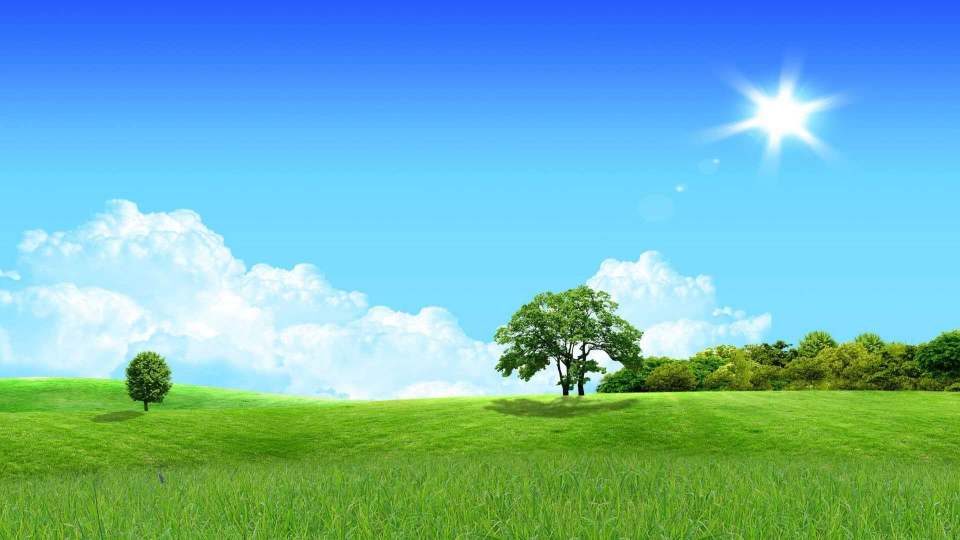
#> input picture Images/Inputs/Landscape_1.jpg, 1920 x 1080 px, found by its file name (shown at 1/2 size)
$ python Pixelation.py
#> lines starting #> are read from the running program, lines starting #| are printed output that depends on the picture
import numpy as np
import matplotlib
from PIL import Image, ImageFilter

# Base and iterated image can be converted into arguments.
# Scaling and opacity constants can be changed as well.

scaling_constant = 40
opacity_constant = 0.8

base = Image.open("Images/Inputs/Landscape_1.jpg")
#> base is the input picture: PIL image 1920x1080 RGB; mean R, G, B 112.7, 181, 183.9
base.show()
iterated_image = Image.open("Images/Inputs/Rustom2.jpg")
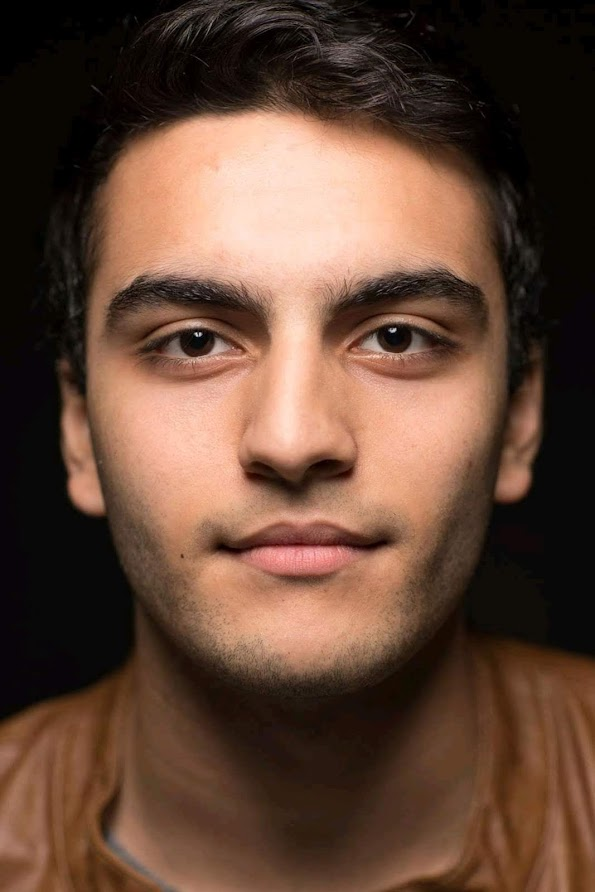
#> input picture Images/Inputs/Rustom2.jpg, 595 x 892 px, found by its file name
#> iterated_image is the input picture: PIL image 595x892 RGB; mean R, G, B 99.5, 70.8, 55.3

small_x, small_y = (iterated_image.size[0] // scaling_constant, iterated_image.size[1] // scaling_constant)
#> small_x = 14; small_y = 22

module = iterated_image.resize((small_x, small_y))

base_image_small = base.resize((base.size[0] // small_x, base.size[1] // small_y))
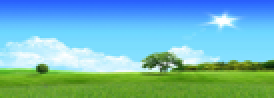
#> base_image_small: PIL image 137x49 RGB (shown 2 times larger); mean R, G, B 112.8, 181, 183.8
pixels = base_image_small.load()

final = Image.new("RGB", base.size)
#> final: PIL image 1920x1080 RGB; every value is 0
for x in range(base_image_small.size[0]):
    for y in range(base_image_small.size[1]):
        color_block = Image.new("RGB", module.size, pixels[x, y])
        tinted_module = Image.blend(module, color_block, opacity_constant)
        final.paste(tinted_module, (x*small_x, y*small_y))
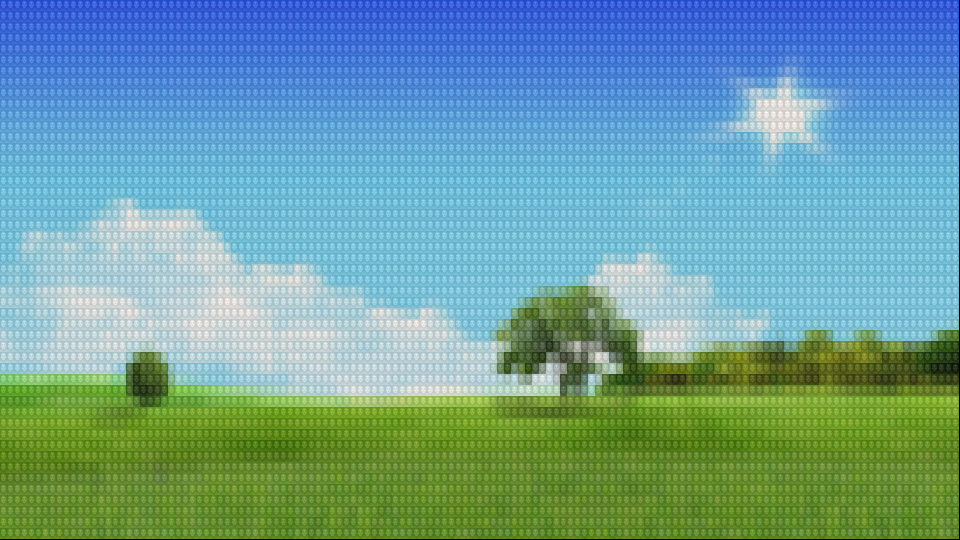
#> final: PIL image 1920x1080 RGB (shown at 1/2 size); mean R, G, B 109.4, 158.1, 157.3
final.show()

final.save("Images/Outputs/ImagePixelationOutput.png", "PNG")
